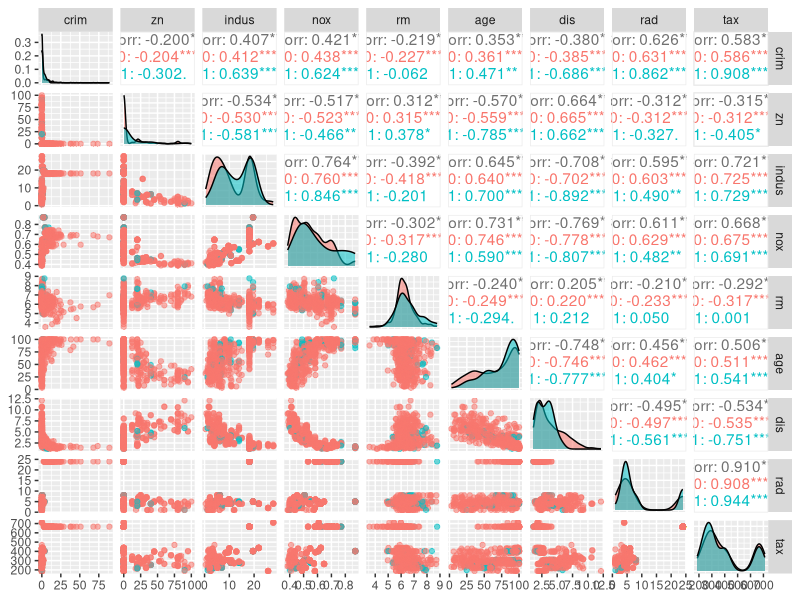
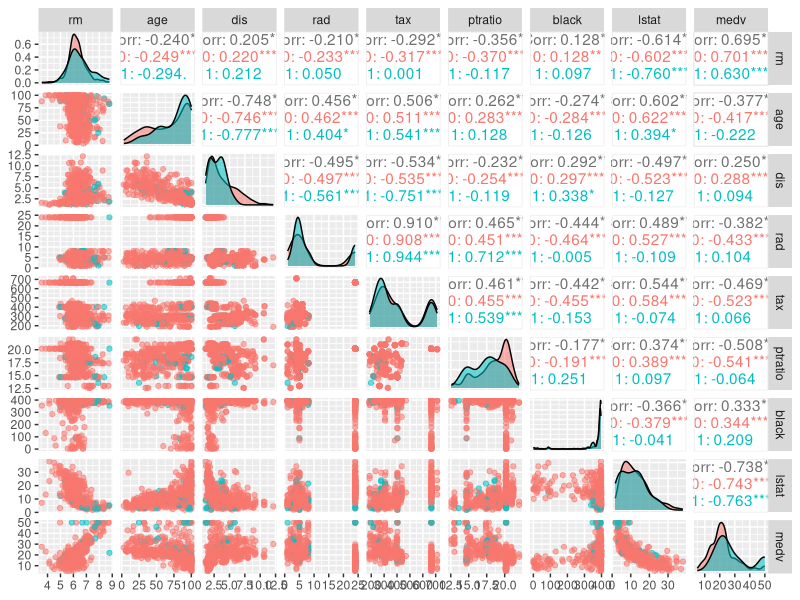
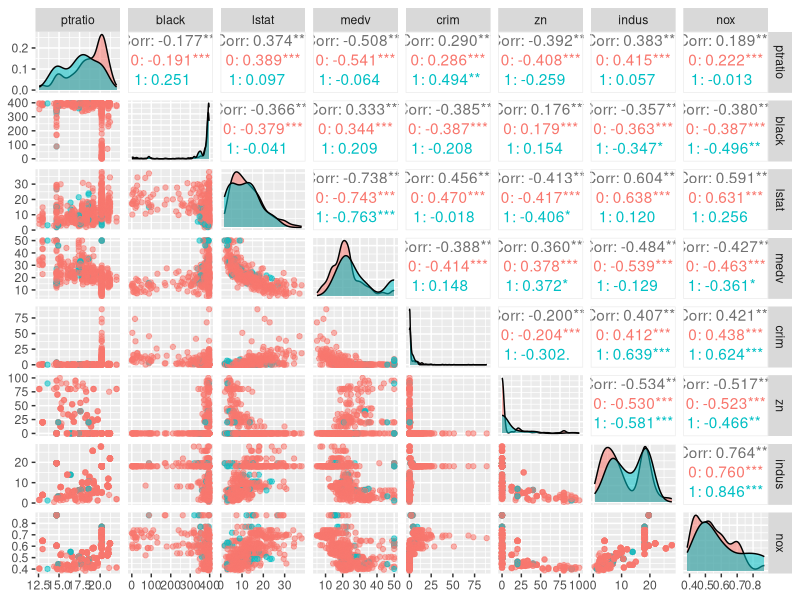
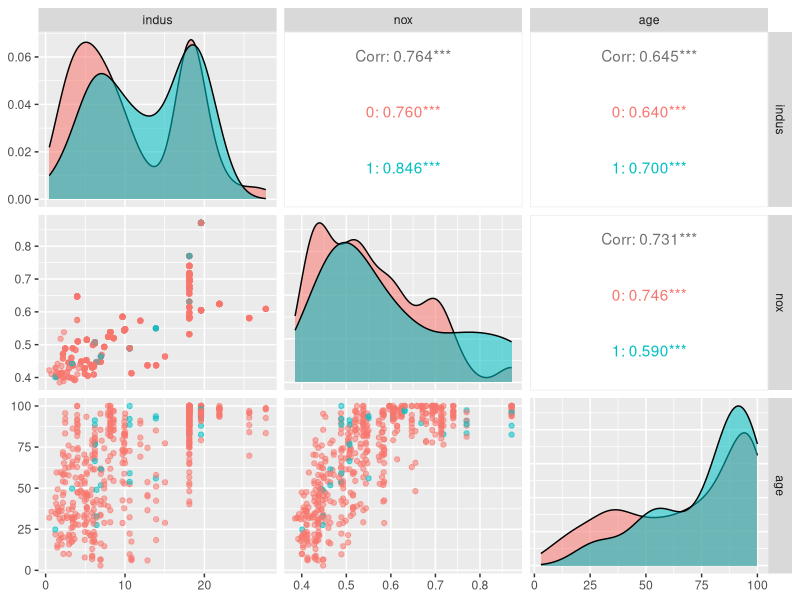
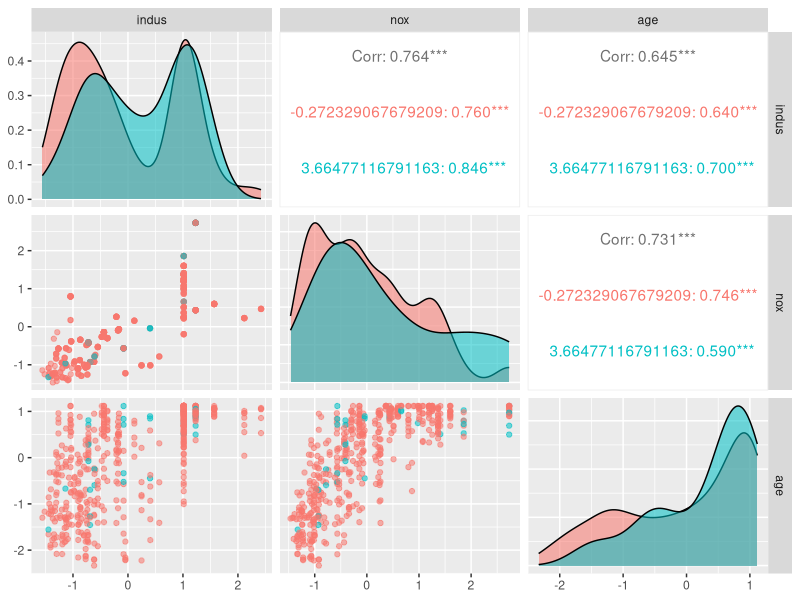
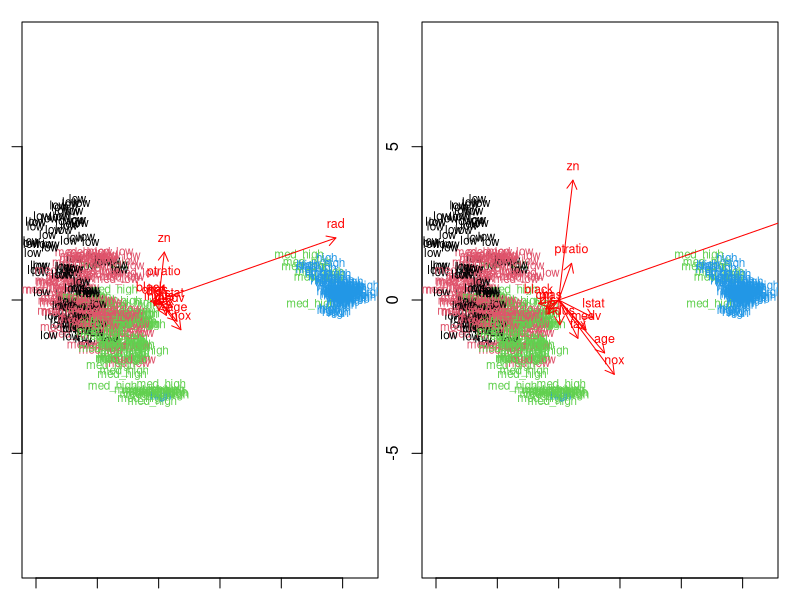
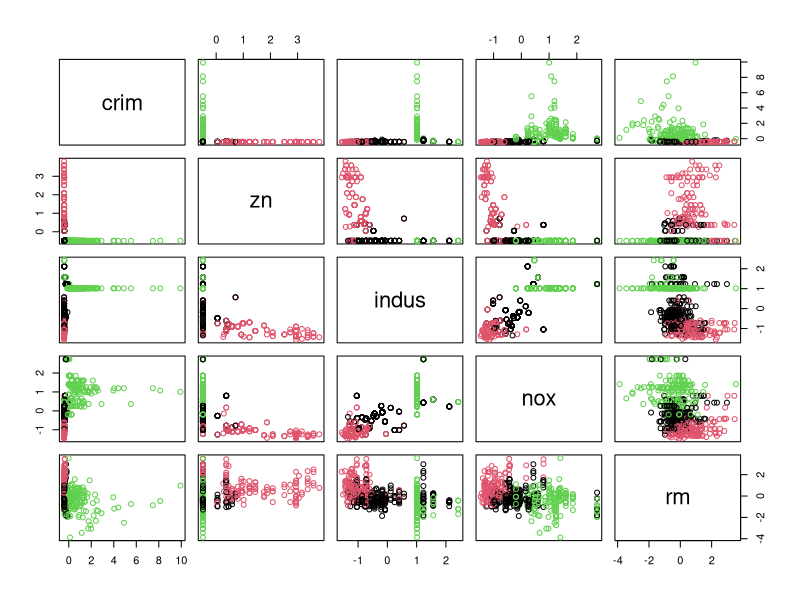
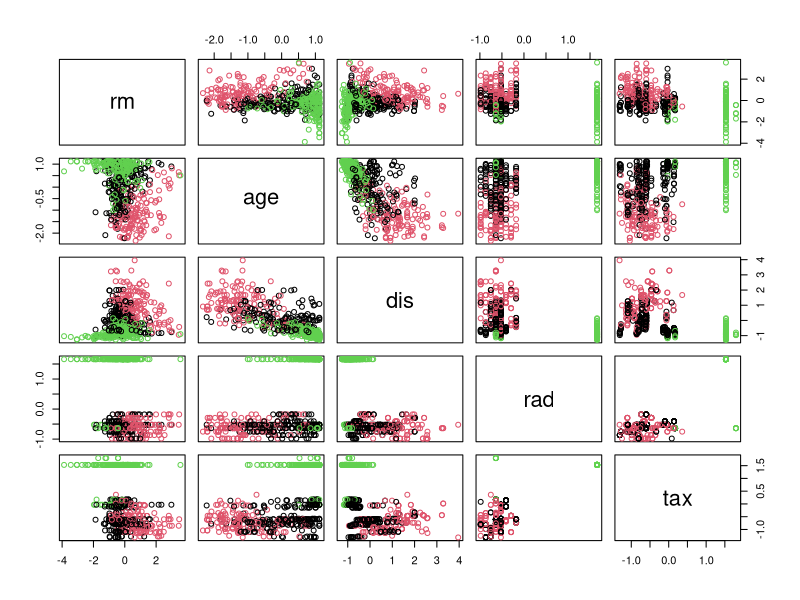

These figures' R source, in order:
## ---- chunk 1
knitr::opts_chunk$set(echo = TRUE)
library(MASS)
library(ggplot2)
library(GGally)
library(dplyr)
## ---- chunk 2

str(Boston)
summary(Boston)
## ---- chunk 3
ggpairs(Boston, columns=c(1,2,3,5,6,7,8,9,10), mapping = aes(col=as.factor(Boston$chas), alpha=0.3), lower = list(combo = wrap("facethist", bins = 20)))
ggpairs(Boston[6:14], mapping = aes(col=as.factor(Boston$chas), alpha=0.3), lower = list(combo = wrap("facethist", bins = 20)))
ggpairs(Boston[c(11,12,13,14,1,2,3,5)], mapping = aes(col=as.factor(Boston$chas), alpha=0.3), lower = list(combo = wrap("facethist", bins = 20)))

## ---- chunk 4
Data<-as.data.frame(scale(Boston))
summary(Data)


## ---- chunk 5

par(mar=c(1.1,1.1,1.1,1.1), mfrow=c(1,2))
ggpairs(Boston, columns=c(3,5,7), mapping = aes(col=as.factor(Boston$chas), alpha=0.3), lower = list(combo = wrap("facethist", bins = 20)))
ggpairs(Data, columns=c(3,5,7), mapping = aes(col=as.factor(Data$chas), alpha=0.3), lower = list(combo = wrap("facethist", bins = 20)))
## ---- chunk 6
bins <- quantile(Data$crim)
crime <- cut(Data$crim, breaks = bins,label=c("low","med_low","med_high","high"), include.lowest = TRUE)
Data <- dplyr::select(Data, -crim)
Data <- data.frame(Data, crime)
n <- nrow(Data)

ind <- sample(n,  size = n * 0.8)
train <- Data[ind,]
test <- Data[-ind,]
correct_classes <- test$crime
test <- dplyr::select(test, -crime)

## ---- chunk 7
# linear discriminant analysis
lda.fit <- lda(crime~., data = train)

# print the lda.fit object
lda.fit

# the function for lda biplot arrows
lda.arrows <- function(x, myscale = 1, arrow_heads = 0.1, color = "red", tex = 0.75, choices = c(1,2)){
  heads <- coef(x)
  arrows(x0 = 0, y0 = 0, 
         x1 = myscale * heads[,choices[1]], 
         y1 = myscale * heads[,choices[2]], col=color, length = arrow_heads)
  text(myscale * heads[,choices], labels = row.names(heads), 
       cex = tex, col=color, pos=3)
}

# target classes as numeric
classes <- as.numeric(train$crime)

# plot the lda results
plot(lda.fit, dimen = 2, col=classes, pch=classes)
lda.arrows(lda.fit, myscale = 2)

plot(lda.fit, dimen = 2, col=classes, pch=classes)
lda.arrows(lda.fit, myscale = 5)

## ---- chunk 8
library(knitr)
# predict classes with test data
lda.pred <- predict(lda.fit, newdata = test)

# cross tabulate the results
table(correct = correct_classes, predicted = lda.pred$class)
## ---- chunk 9
boston<-as.data.frame(scale(Boston))

#Let's see the distances of the variables.
dist_eu <- dist(boston)

# look at the summary of the distances
summary(dist_eu)
km <-kmeans(boston, centers = 3)

# plot the Boston dataset with clusters
par(mfrow=c(2,2))
pairs(boston[c(1,2,3,5,6)], col = km$cluster)
pairs(boston[6:10], col = km$cluster)
pairs(boston[10:14], col = km$cluster)
pairs(boston[c(12,13,14,1,2,3)], col = km$cluster)
# MASS, ggplot2 and Boston dataset are available

## ---- chunk 10
k_max <- 10

# calculate the total within sum of squares
twcss <- sapply(1:k_max, function(k){kmeans(boston, k)$tot.withinss})

# visualize the results
qplot(x = 1:k_max, y = twcss, geom = 'line')


## ---- chunk 11
# k-means clustering
km <-kmeans(boston, centers = 2)

# plot the Boston dataset with clusters
par(mfrow=c(2,2))
pairs(boston[c(1,2,3,5,6)], col = km$cluster)
pairs(boston[6:10], col = km$cluster)
pairs(boston[10:14], col = km$cluster)
pairs(boston[c(12,13,14,1,2,3)], col = km$cluster)
## ---- chunk 12
km <-kmeans(boston, centers = 4)

# plot the Boston dataset with clusters
par(mfrow=c(2,2))
pairs(boston[c(1,2,3,5,6)], col = km$cluster)
pairs(boston[6:10], col = km$cluster)
pairs(boston[10:14], col = km$cluster)
pairs(boston[c(12,13,14,1,2,3)], col = km$cluster)
